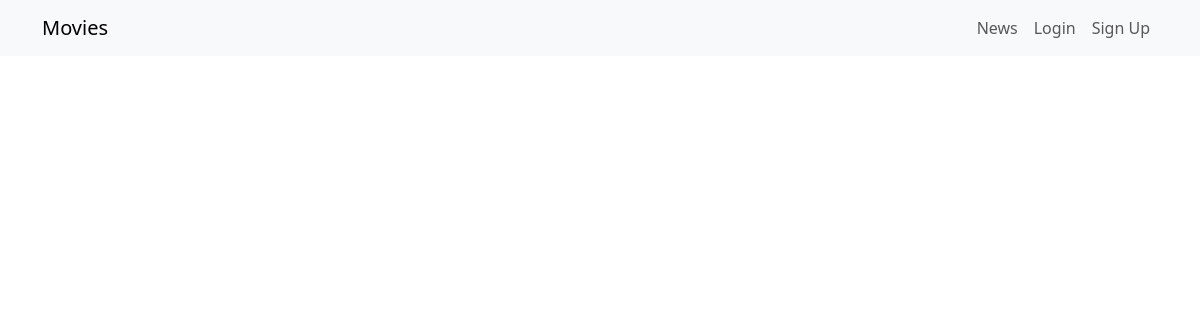
Before: /news/ with the older database file.
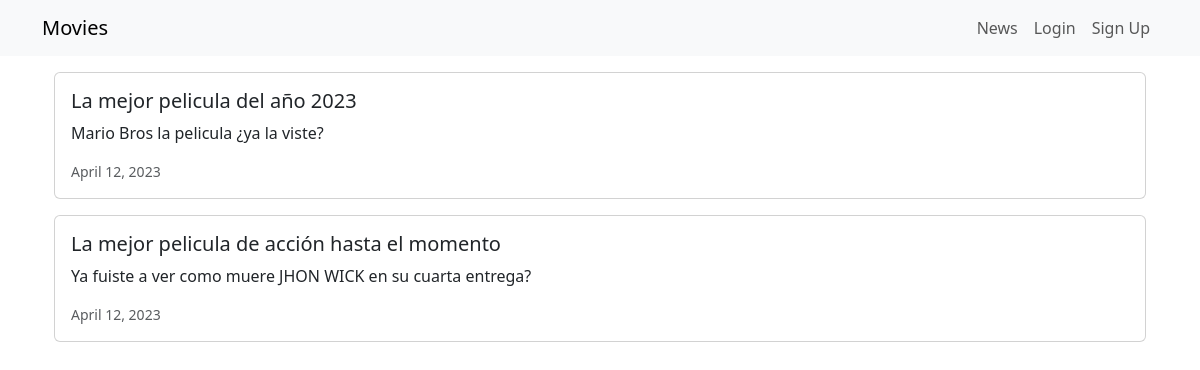
After: the same page with the newer database file.
### news/models.py (models this page shows, shortened)
class News(models.Model):
    headline = models.CharField(max_length=200)
    body = models.TextField()
    date = models.DateField()

### news/views.py (the view)
# urls.py: path('news/', include('news.urls')),
def news(request):
    newss = News.objects.all().order_by('-date')
    return render(request, 'news.html', {'newss': newss})

### news/templates/news.html (shortened to what this page needs)
<head>
    <link
        href="https://cdn.jsdelivr.net/npm/bootstrap@5.3.0-alpha2/dist/css/bootstrap.min.css"
        rel="stylesheet"
    />
</head>
<body>
    {% extends "base.html" %} {% block content %}
    <div class="container">
        {% for news in newss %}
        <div class="card mb-3">
            <div class="row g-0">
                <div>
                    <div class="card-body">
                        <h5 class="card-title">{{ news.headline }}</h5>
                        <p class="card-text">{{ news.body }}</p>
                        <p class="card-text">
                            <small class="text-muted">{{ news.date }}</small>
                        </p>
                    </div>
                </div>
            </div>
        </div>
        {% endfor %}
    </div>
    {% endblock content %}

Changed rows visible on the page:
added News: headline "La mejor pelicula del año 2023", body "Mario Bros la pelicula ¿ya la viste?", date "April 12, 2023"
added News: headline "La mejor pelicula de acción hasta el momento", body "Ya fuiste a ver como muere JHON WICK en su cuarta entrega?", date "April 12, 2023"
